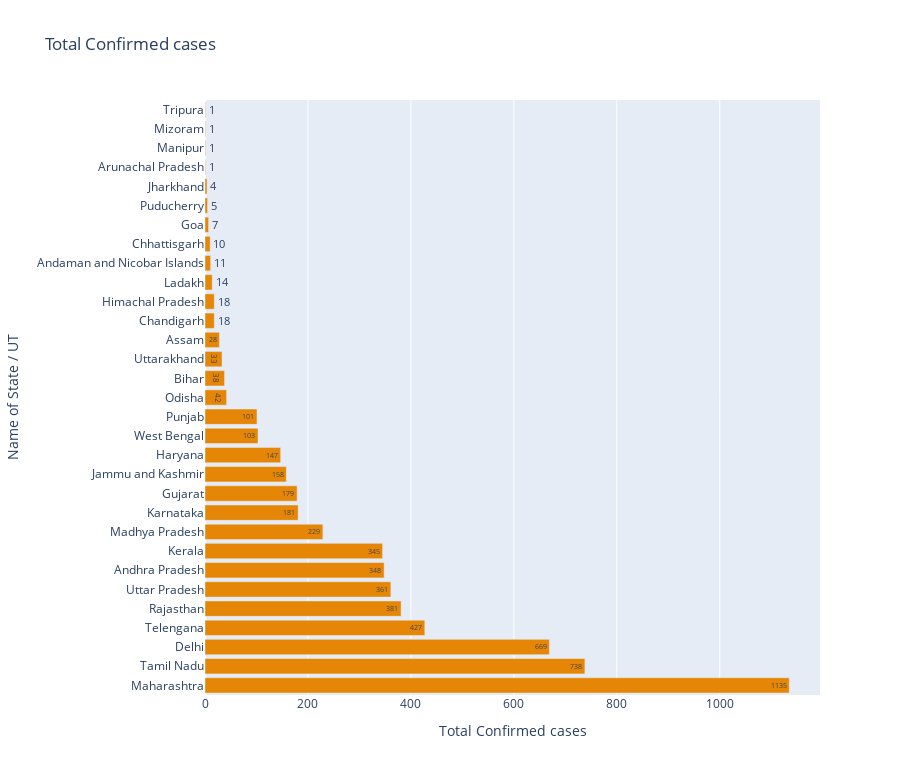

The cell this chart's notebook holds for it:
### Code cell
#statewise cases as of 9 april 2020
fig = px.bar(data1, x="Total Confirmed cases", y="Name of State / UT",  title='Total Confirmed cases',
             orientation='h', text='Total Confirmed cases', height=len(data1)*25,
             color_discrete_sequence = px.colors.qualitative.Vivid)
fig.show()

### Figure 1 — Plotly figure (JSON) as saved in the notebook; plotly's stock layout.template omitted (floating-point values rounded to 4 significant figures)
{"data": [{"alignmentgroup": "True", "hovertemplate": "Total Confirmed cases=%{text}<br>Name of State / UT=%{y}<extra></extra>", "legendgroup": "", "marker": {"color": "rgb(229, 134, 6)"}, "name": "", "offsetgroup": "", "orientation": "h", "showlegend": false, "text": [1135, 738, 669, 427, 381, 361, 348, 345, 229, 181, 179, 158, 147, 103, 101, 42, 38, 33, 28, 18, 18, 14, 11, 10, 7, 5, 4, 1, 1, 1, 1], "textposition": "auto", "type": "bar", "x": [1135, 738, 669, 427, 381, 361, 348, 345, 229, 181, 179, 158, 147, 103, 101, 42, 38, 33, 28, 18, 18, 14, 11, 10, 7, 5, 4, 1, 1, 1, 1], "xaxis": "x", "y": ["Maharashtra", "Tamil Nadu", "Delhi", "Telengana", "Rajasthan", "Uttar Pradesh", "Andhra Pradesh", "Kerala", "Madhya Pradesh", "Karnataka", "Gujarat", "Jammu and Kashmir", "Haryana", "West Bengal", "Punjab", "Odisha", "Bihar", "Uttarakhand", "Assam", "Chandigarh", "Himachal Pradesh", "Ladakh", "Andaman and Nicobar Islands", "Chhattisgarh", "Goa", "Puducherry", "Jharkhand", "Arunachal Pradesh", "Manipur", "Mizoram", "Tripura"], "yaxis": "y"}], "layout": {"barmode": "relative", "height": 775, "legend": {"tracegroupgap": 0}, "title": {"text": "Total Confirmed cases"}, "xaxis": {"anchor": "y", "domain": [0, 1], "title": {"text": "Total Confirmed cases"}}, "yaxis": {"anchor": "x", "domain": [0, 1], "title": {"text": "Name of State / UT"}}}}
